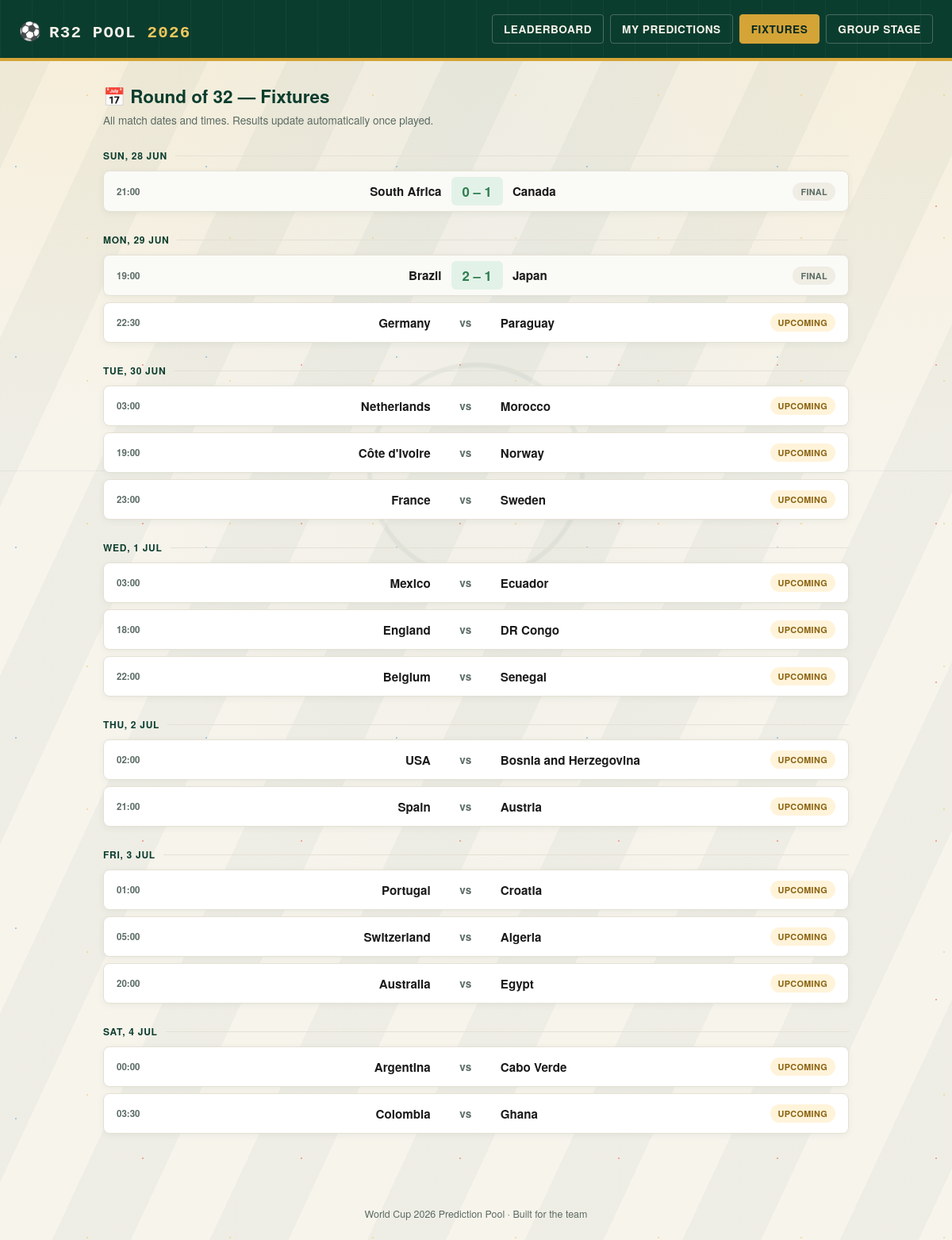
The page /fixtures on the database as committed earlier.
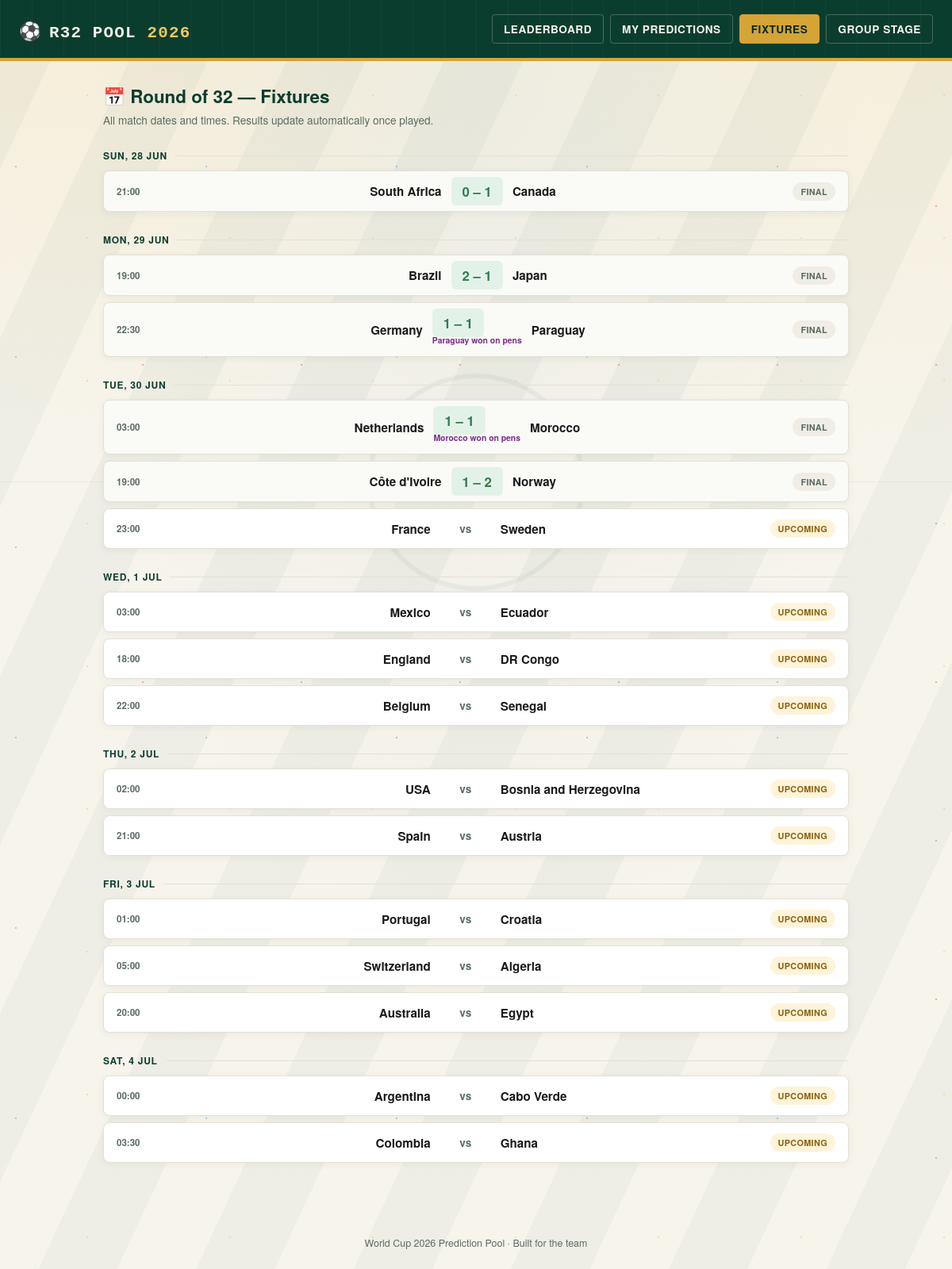
The same page on the database as committed later.
### tables this page shows
CREATE TABLE r32_matches (
            num INTEGER PRIMARY KEY,
            date TEXT,
            time TEXT,
            home TEXT,
            away TEXT,
            home_goals INTEGER,
            away_goals INTEGER,
            pen_winner TEXT
        );

### app.py (the view)
@app.route("/fixtures")
def fixtures():
    matches = get_r32_fixtures()
    return render_template("fixtures.html", matches=matches, active_page="fixtures")

### database.py (called while the page is built)
def get_connection():
    conn = sqlite3.connect(DB_FILE)
    conn.row_factory = sqlite3.Row
    return conn

### scoring.py (called while the page is built)
def get_r32_fixtures():
    conn = get_connection()
    matches = conn.execute("SELECT * FROM r32_matches ORDER BY num").fetchall()
    conn.close()
    result = []
    for m in matches:
        played = m["home_goals"] is not None
        result.append({
            "num": m["num"],
            "date": m["date"],
            "time": m["time"],
            "home": m["home"],
            "away": m["away"],
            "played": played,
            "home_goals": m["home_goals"],
            "away_goals": m["away_goals"],
            "pen_winner": m["pen_winner"],
        })
    return result

### templates/fixtures.html (shortened to what this page needs)
{% extends "base.html" %}
{% block content %}
<div class="fx-header">
  <h2>📅 Round of 32 — Fixtures</h2>
  <div class="sub">All match dates and times. Results update automatically once played.</div>
</div>
{% set ns = namespace(current_date="") %}
{% for m in matches %}
  {% if m.date != ns.current_date %}
    <div class="date-label">{{ m.date }}</div>
    {% set ns.current_date = m.date %}
  {% endif %}
  <div class="fixture-card {{ 'played' if m.played else '' }}">
    <div class="fx-time">{{ m.time }}</div>
    <div class="fx-teams">
      <span class="fx-team">{{ m.home }}</span>
      {% if m.played %}
        <div>
          <span class="fx-score">{{ m.home_goals }} – {{ m.away_goals }}</span>
          {% if m.pen_winner %}<span class="fx-pen-tag">{{ m.pen_winner }} won on pens</span>{% endif %}
        </div>
      {% else %}
        <span class="fx-vs">vs</span>
      {% endif %}
      <span class="fx-team away">{{ m.away }}</span>
    </div>
    {% if m.played %}
      <span class="fx-status final">Final</span>
    {% else %}
      <span class="fx-status upcoming">Upcoming</span>
    {% endif %}
  </div>
{% endfor %}
{% endblock %}

### templates/base.html (shortened to what this page needs)
<!DOCTYPE html>
<html lang="en">
<head>
</head>
<body>
<div class="topbar">
  <a href="{{ url_for('leaderboard') }}" class="brand" title="Back to home">
    <span class="ball">⚽</span>
    <h1>R32 Pool <span class="year">2026</span></h1>
  </a>
  <nav>
    <a href="{{ url_for('leaderboard') }}" class="{{ 'active' if active_page == 'leaderboard' else '' }}">Leaderboard</a>
    <a href="{{ url_for('select_player') }}" class="{{ 'active' if active_page == 'predict' else '' }}">My Predictions</a>
    <a href="{{ url_for('fixtures') }}" class="{{ 'active' if active_page == 'fixtures' else '' }}">Fixtures</a>
    <a href="{{ url_for('group_history') }}" class="{{ 'active' if active_page == 'history' else '' }}">Group Stage</a>
  </nav>
</div>
<main>
  {% block content %}{% endblock %}
</main>
<footer>World Cup 2026 Prediction Pool &middot; Built for the team</footer>
</body>
</html>

### templates/base.html (style rules this page uses)
:root { --pitch: #0B3D2E; --pitch-dark: #072920; --chalk: #F7F4EC; --gold: #D4A437; --gold-bright:#F0C75E; --ink: #1A1A1A; --ink-soft: #5B6B63; --line: #E4E0D4; --win: #2E7D4F; --loss: #B0382B; --card: #FFFFFF; --confetti-1: #F0C75E; --confetti-2: #E8634F; --confetti-3: #5BA3D9; --confetti-4: #6FBF7B; --confetti-5: #D4699B; }
* { box-sizing: border-box; }
body { margin: 0; font-family: 'Helvetica Neue', Arial, sans-serif; color: var(--ink); min-height: 100vh; background-color: var(--chalk); background-image: radial-gradient(circle at 50% 38%, transparent 0, transparent 130px, rgba(11,61,46,0.05) 132px, rgba(11,61,46,0.05) 136px, transparent 138px), linear-gradient(180deg, transparent 0, transparent calc(38% - 1px), rgba(11,61,46,0.06) calc(38% - 1px), rgba(11,61,46,0.06) 38%, transparent 38%), repeating-linear-gradient(115deg, rgba(11,61,46,0.035) 0px, rgba(11,61,46,0.035) 90px, transparent 90px, transparent 180px), radial-gradient(circle at 8% -5%, rgba(240,199,94,0.16), transparent 32%), radial-gradient(circle at 95% 0%, rgba(240,199,94,0.13), transparent 30%), radial-gradient(ellipse at 50% 0%, rgba(11,61,46,0.04), transparent 60%); background-attachment: fixed; background-size: cover; position: relative; }
body::before { content: ""; position: fixed; inset: 0; pointer-events: none; z-index: 0; opacity: 0.5; background-image: radial-gradient(circle, var(--gold-bright) 1.5px, transparent 1.5px), radial-gradient(circle, var(--confetti-3) 1.5px, transparent 1.5px), radial-gradient(circle, var(--confetti-2) 1.5px, transparent 1.5px); background-size: 180px 180px, 240px 240px, 200px 200px; background-position: 20px 30px, 140px 90px, 80px 160px; animation: drift 60s linear infinite; }
.topbar, main, footer { position: relative; z-index: 1; }
.topbar { background: var(--pitch); background-image: repeating-linear-gradient(90deg, rgba(255,255,255,0.03) 0px, rgba(255,255,255,0.03) 1px, transparent 1px, transparent 40px); color: var(--chalk); padding: 18px 24px; display: flex; align-items: center; justify-content: space-between; flex-wrap: wrap; gap: 12px; border-bottom: 4px solid var(--gold); }
.brand { display: flex; align-items: baseline; gap: 10px; text-decoration: none; cursor: pointer; transition: opacity 0.15s ease; border-radius: 6px; padding: 4px 6px; margin: -4px -6px; }
.brand .ball { font-size: 1.4rem; display: inline-block; animation: ball-bob 2.6s ease-in-out infinite; transform-origin: center bottom; }
.brand, .brand:link, .brand:visited, .brand:hover, .brand:active { color: var(--chalk); }
.brand h1 { font-family: 'Courier New', monospace; font-weight: 700; font-size: 1.3rem; letter-spacing: 0.06em; margin: 0; text-transform: uppercase; color: var(--chalk); }
.brand .year { color: var(--gold-bright); }
nav { display: flex; gap: 8px; }
nav a { color: var(--chalk); text-decoration: none; font-size: 0.85rem; font-weight: 600; letter-spacing: 0.04em; text-transform: uppercase; padding: 8px 14px; border-radius: 4px; border: 1px solid rgba(247,244,236,0.25); transition: transform 0.18s cubic-bezier(0.34, 1.56, 0.64, 1), background 0.15s ease, color 0.15s ease, border-color 0.15s ease; display: inline-block; }
nav a:hover, nav a.active { background: var(--gold); color: var(--pitch-dark); border-color: var(--gold); }
main { max-width: 980px; margin: 0 auto; padding: 28px 20px 60px; }
footer { text-align: center; padding: 24px; color: var(--ink-soft); font-size: 0.78rem; }

Rows that differ between the two databases and show on the page:
changed r32_matches "Germany": home_goals (not shown) → "1"; away_goals (not shown) → "1"; pen_winner (not shown) → "Paraguay"; text "vs UPCOMING" → "– FINAL"
changed r32_matches "Netherlands": home_goals (not shown) → "1"; away_goals (not shown) → "1"; pen_winner (not shown) → "Morocco"; text "vs UPCOMING" → "– FINAL"
changed r32_matches "Côte d'Ivoire": home_goals (not shown) → "1"; away_goals (not shown) → "2"; text "vs UPCOMING" → "– FINAL"
